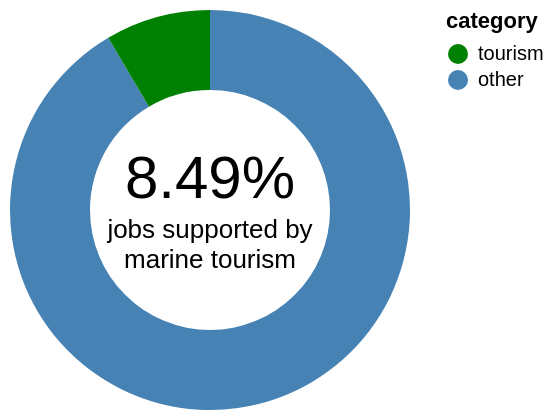

The Vega-Lite source for this figure:
### Vega-Lite specification from a JSON file in a GitHub repository (floating-point values rounded to 4 significant figures)
{"$schema": "https://vega.github.io/schema/vega-lite/v5.json", "width": 200, "height": 200, "view": {"stroke": null}, "layer": [{"data": {"values": [{"category": "other", "value": 646600}, {"category": "tourism", "value": 60000}]}, "mark": {"type": "arc", "innerRadius": 60}, "encoding": {"theta": {"field": "value", "type": "quantitative"}, "color": {"field": "category", "scale": {"domain": ["tourism", "other"], "range": ["green", "#4682b4"]}}}}, {"data": {"values": [{"label": "8.49%"}]}, "mark": {"type": "text", "fill": "black", "align": "center", "baseline": "middle", "dy": -15, "fontSize": 30}, "encoding": {"text": {"field": "label"}}}, {"data": {"values": [{"label": ["jobs supported by", "marine tourism"]}]}, "mark": {"type": "text", "fill": "black", "align": "center", "baseline": "middle", "dy": 10, "fontSize": 13}, "encoding": {"text": {"field": "label"}}}]}
